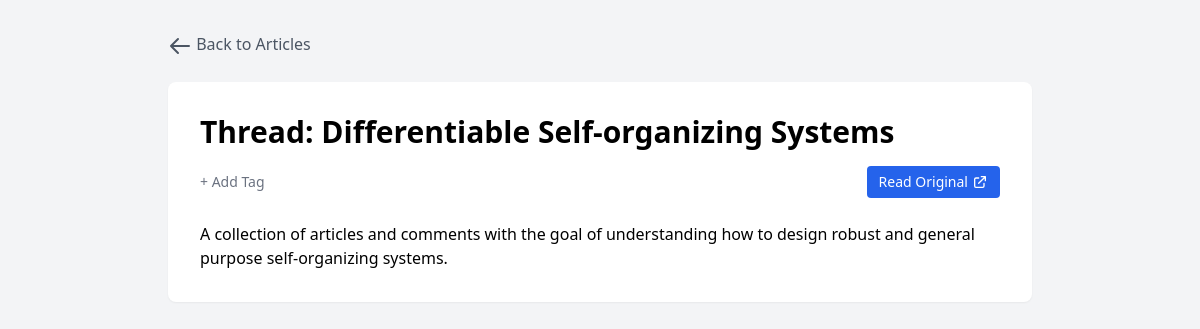
The page /article/20 on the database its author committed.
### models.py (models this page shows)
class Article(Base):
    __tablename__ = "articles"
    id = Column(Integer, primary_key=True, index=True)
    title = Column(String, index=True)
    url = Column(String, unique=True, index=True)
    content = Column(Text)  # Store article content
    date_added = Column(DateTime, default=datetime.now)
    date_read = Column(DateTime, nullable=True)
    is_read = Column(Boolean, default=False)
    source_id = Column(Integer, ForeignKey("rss_feeds.id"))
    labels = relationship("Label", secondary=article_label, back_populates="articles")
    highlights = relationship("Highlight", back_populates="article", cascade="all, delete-orphan")
    notes = relationship("Note", back_populates="article", cascade="all, delete-orphan")
    source = relationship("RSSFeed", back_populates="articles")

### main.py (the view)
@app.get("/article/{article_id}", response_class=HTMLResponse)
async def read_article(request: Request, article_id: int, db: Session = Depends(get_db)):
    article = db.query(models.Article).filter(models.Article.id == article_id).first()
    if not article:
        raise HTTPException(status_code=404, detail="Article not found")
    return templates.TemplateResponse(
        "article.html",
        {
            "request": request,
            "article": article,
            "labels": db.query(models.Label).all()
        }
    )

### templates/article.html (shortened to what this page needs)
<!DOCTYPE html>
<html lang="en">
<head>
    <link href="https://cdn.jsdelivr.net/npm/tailwindcss@2.2.19/dist/tailwind.min.css" rel="stylesheet">
</head>
<body class="bg-gray-100">
    <div class="container mx-auto px-4 py-8 max-w-4xl">
        <a href="/" class="inline-block mb-6 text-gray-600 hover:text-gray-800">
            <svg class="w-6 h-6 inline-block" fill="none" stroke="currentColor" viewBox="0 0 24 24">
                <path stroke-linecap="round" stroke-linejoin="round" stroke-width="2" d="M10 19l-7-7m0 0l7-7m-7 7h18"></path>
            </svg>
            Back to Articles
        </a>
        <div class="bg-white rounded-lg shadow-sm p-8">
            <h1 class="text-3xl font-bold mb-4">{{ article.title }}</h1>
            <div class="flex items-center justify-between mb-6">
                <div class="flex items-center gap-2">
                    <button onclick="showAddLabel()" class="text-gray-500 hover:text-gray-700 text-sm">
                        + Add Tag
                    </button>
                </div>
                <a href="{{ article.url }}" target="_blank" class="inline-flex items-center px-3 py-1.5 bg-blue-600 text-white text-sm rounded hover:bg-blue-700">
                    <span>Read Original</span>
                    <svg class="w-4 h-4 ml-1" fill="none" stroke="currentColor" viewBox="0 0 24 24">
                        <path stroke-linecap="round" stroke-linejoin="round" stroke-width="2" d="M10 6H6a2 2 0 00-2 2v10a2 2 0 002 2h10a2 2 0 002-2v-4M14 4h6m0 0v6m0-6L10 14"></path>
                    </svg>
                </a>
            </div>
            <div class="prose max-w-none">
                {{ article.content | safe }}
            </div>
        </div>
    </div>
</body>
</html>

### rows shown on the page
Article: title "Thread: Differentiable Self-organizing Systems", content "A collection of articles and comments with the goal of understanding how to design robust and general purpose self-organizing systems."
